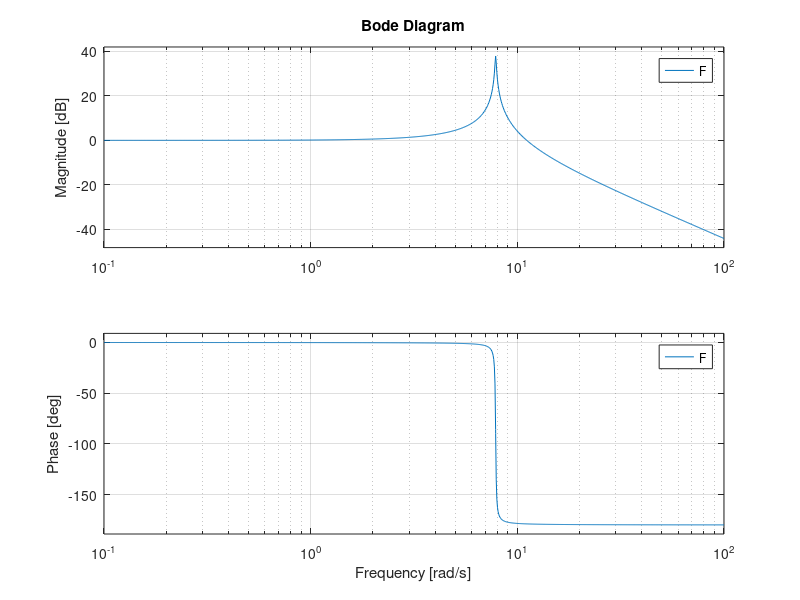

Source code (MATLAB):
%% MR2007 hw3 fall 2019


omega_n = 2.5*pi;

F = tf(omega_n^2*[1], [1, 0.1, omega_n^2]);

figure(1)
clf
bode(F)

print -dpdf bode-resonance.pdf
